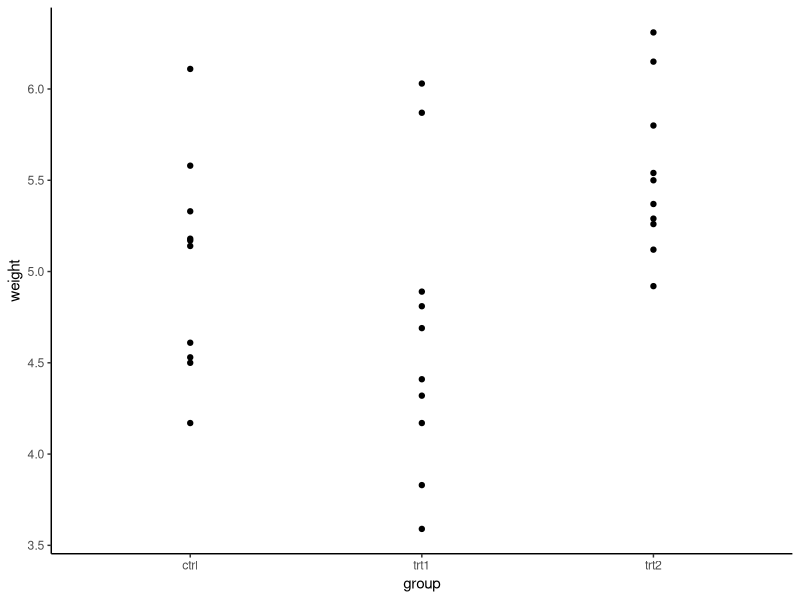

This chart was generated by the following R code:
#' Practice ANOVA

library(tidyverse)

data(PlantGrowth)
PlantGrowth <- as_tibble(PlantGrowth)
levels(PlantGrowth$group)

PlantGrowth %>%
    ggplot() +
    geom_point(aes(x = group, y = weight)) +
    theme_classic() +
    theme() +
    guides() +
    labs()

#
mod <- aov(weight ~ group, data = PlantGrowth)
summary(mod)

# Sum of squares total
ss_total <- sum((PlantGrowth$weight - mean(PlantGrowth$weight))^2) # 14.25843

# Sum of squares explained. Between group
ss_explained <- sum((PlantGrowth$group_mean - mean(PlantGrowth$weight))^2) # 3.76634

# Sum of squares residual. Within group
group_means <- tapply(PlantGrowth$weight, PlantGrowth$group, mean)
group_means <- tibble(group = names(group_means), group_mean = group_means)
PlantGrowth <- PlantGrowth %>% left_join(group_means)
ss_residual <- sum((PlantGrowth$weight - PlantGrowth$group_mean)^2) # 10.492

# df_explained = df of the explained part = number of group = 1
n_groups <- length(unique(PlantGrowth$group))
df_explained = n_groups - 1 # 2
# df_residual = df of the residual = number of observations - number of groups
n_obs <- nrow(PlantGrowth)
df_residual <- n_obs - n_groups # 27

# Mean squares explained
ms_explained <- sum((PlantGrowth$group_mean - mean(PlantGrowth$weight))^2) / 2 # 1.8832

# Mean squares residual
ms_residual <- sum((PlantGrowth$weight - PlantGrowth$group_mean)^2) / 27 # 0.3886

# F value = MS_explained / residual
f <- ms_explained / ms_residual # 4.846

# p value
p_value <- 1 - pf(f, df_explained, df_residual) # 0.0159


1 - pf(1, df_explained, df_residual)








